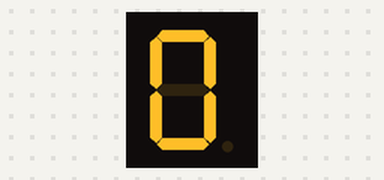
Simulated run of this sketch. Board: Arduino Uno, built with avr-gcc and run on an emulated ATmega328P. On the bench: 1-digit seven-segment display. Wiring (inferred from the names in the program): 1-digit 7-segment display, segments lit when HIGH: segments pin 2, pin 3, pin 4, pin 5, pin 6, pin 7, pin 8. The segment pins are drawn as the display they are named for.

Above: at 0.01 s.
At 0.76 s:
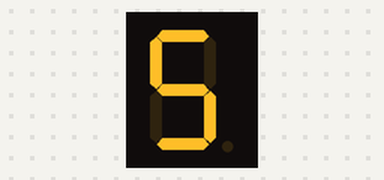

Measured:
- by itself, everything shown: repeats every 0.50 s, in 10 steps

The sketch:

_7-Segment_10-28-16.ino
```cpp
 #define A 2
  #define B 3
  #define C 4
  #define D 5
  #define E 6
  #define F_SEG 7
  #define G 8

  #define ON HIGH
  #define OFF LOW

void setup()
{
  // put your setup code here, to run once:
    pinMode(A, OUTPUT);
    pinMode(B, OUTPUT);
    pinMode(C, OUTPUT);
    pinMode(D, OUTPUT);
    pinMode(E, OUTPUT);
    pinMode(F_SEG, OUTPUT);
    pinMode(G, OUTPUT);

}

void loop() {
  // put your main code here, to run repeatedly:

  zero();
  delay(50);
  one();
  delay(50);
  two();
  delay(50);
  three();
  delay(50);
  four();
  delay(50);
  five();
  delay(50);
  six();
  delay(50);
  seven();
  delay(50);
  eight();
  delay(50);
  nine();
  delay(50);

}

// 0 => ABCDEF
void zero() {
  digitalWrite(A, ON);
  digitalWrite(B, ON);
  digitalWrite(C, ON);
  digitalWrite(D, ON);
  digitalWrite(E, ON);
  digitalWrite(F_SEG, ON);
  digitalWrite(G, OFF);
}

// 1 => BC
void one() {
  digitalWrite(A, OFF);
  digitalWrite(B, ON);
  digitalWrite(C, ON);
  digitalWrite(D, OFF);
  digitalWrite(E, OFF);
  digitalWrite(F_SEG, OFF);
  digitalWrite(G, OFF);
}

// 2 => ABDEG
void two() {
  digitalWrite(A, ON);
  digitalWrite(B, ON);
  digitalWrite(C, OFF);
  digitalWrite(D, ON);
  digitalWrite(E, ON);
  digitalWrite(F_SEG, OFF);
  digitalWrite(G, ON);
}

// 3 => ABCDG
void three() {
  digitalWrite(A, ON);
  digitalWrite(B, ON);
  digitalWrite(C, ON);
  digitalWrite(D, ON);
  digitalWrite(E, OFF);
  digitalWrite(F_SEG, OFF);
  digitalWrite(G, ON);
}

// 4 => BCFG
void four() {
  digitalWrite(A, OFF);
  digitalWrite(B, ON);
  digitalWrite(C, ON);
  digitalWrite(D, OFF);
  digitalWrite(E, OFF);
  digitalWrite(F_SEG, ON);
  digitalWrite(G, ON);
}

// 5 => ACDFG
void five() {
  digitalWrite(A, ON);
  digitalWrite(B, OFF);
  digitalWrite(C, ON);
  digitalWrite(D, ON);
  digitalWrite(E, OFF);
  digitalWrite(F_SEG, ON);
  digitalWrite(G, ON);
}

// 6 => ACDEFG
void six() {
  digitalWrite(A, ON);
  digitalWrite(B, OFF);
  digitalWrite(C, ON);
  digitalWrite(D, ON);
  digitalWrite(E, ON);
  digitalWrite(F_SEG, ON);
  digitalWrite(G, ON);
}

// 7 => ABC
void seven() {
  digitalWrite(A, ON);
  digitalWrite(B, ON);
  digitalWrite(C, ON);
  digitalWrite(D, OFF);
  digitalWrite(E, OFF);
  digitalWrite(F_SEG, OFF);
  digitalWrite(G, OFF);
}

// 8 => ABCDEFG
void eight() {
  digitalWrite(A, ON);
  digitalWrite(B, ON);
  digitalWrite(C, ON);
  digitalWrite(D, ON);
  digitalWrite(E, ON);
  digitalWrite(F_SEG, ON);
  digitalWrite(G, ON);
}

// 9 => ABCDFG
void nine() {
  digitalWrite(A, ON);
  digitalWrite(B, ON);
  digitalWrite(C, ON);
  digitalWrite(D, ON);
  digitalWrite(E, OFF);
  digitalWrite(F_SEG, ON);
  digitalWrite(G, ON);
}
```
